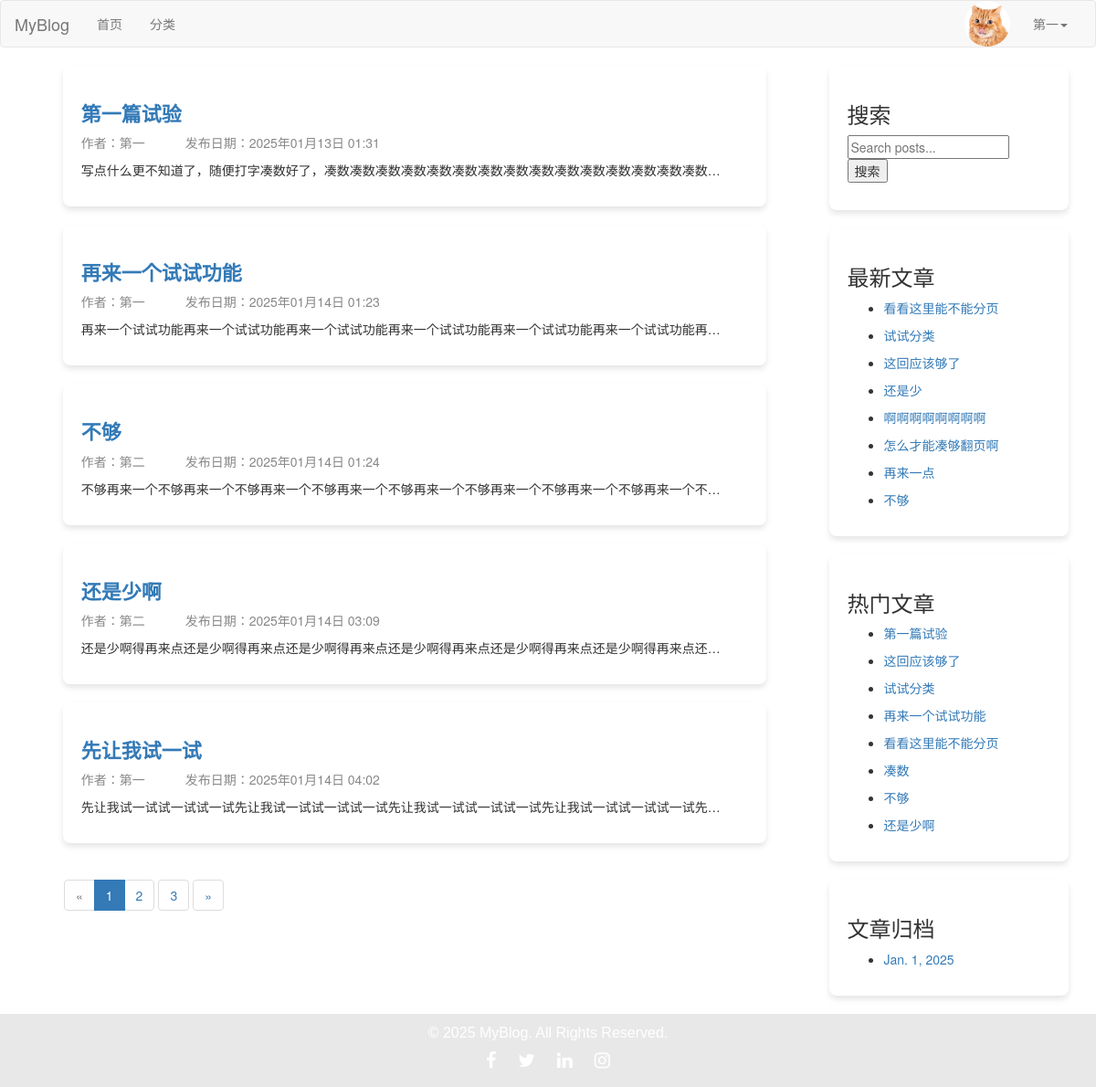
The page / (signed in) on the database as committed earlier.
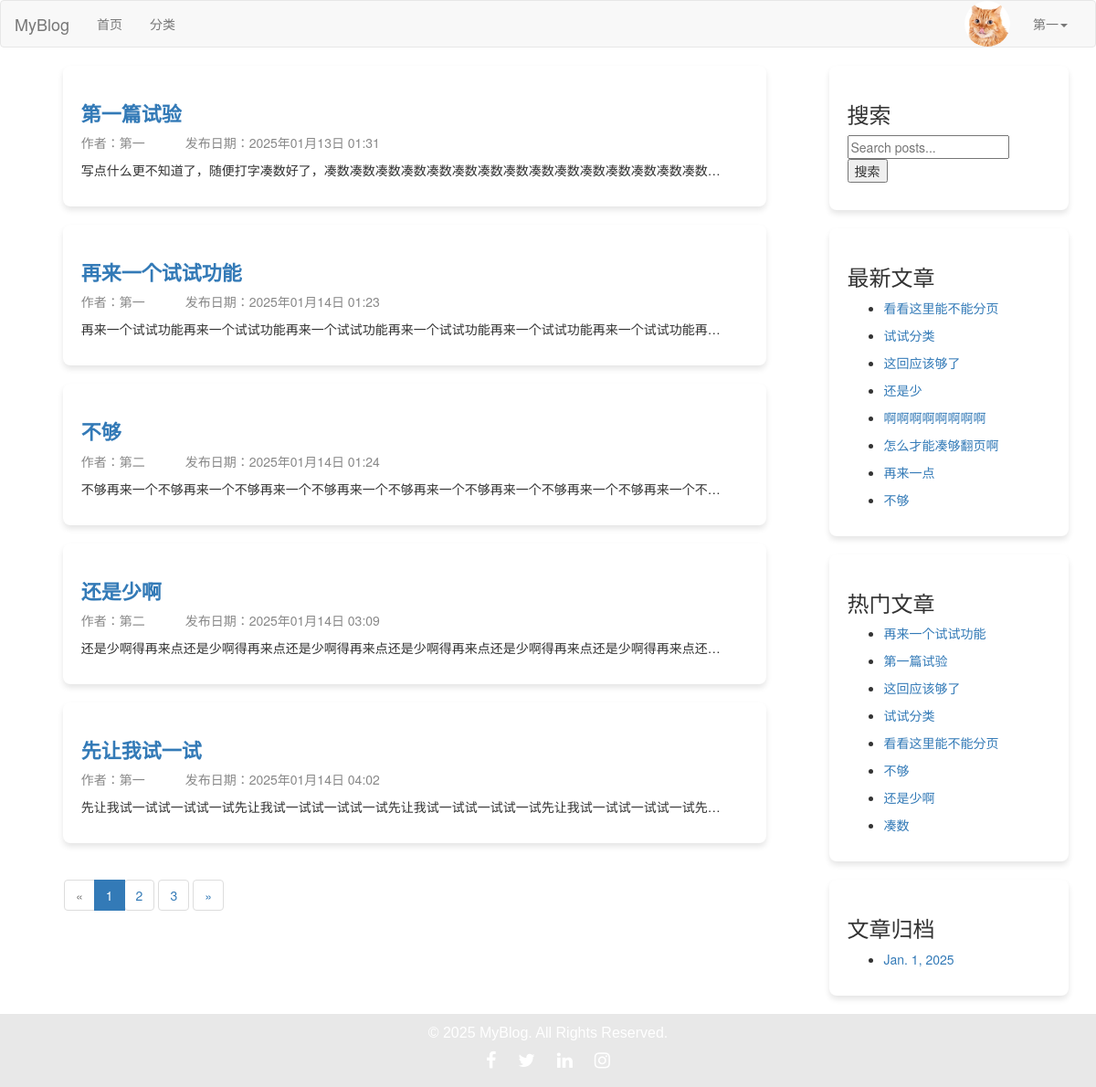
The same page on the database as committed later.
### users/models.py (models this page shows, shortened)
class UserProfile(models.Model):
    USER_GENDER_TYPE = (
        ('male','男'),
        ('female','女'),
    )
    owner = models.OneToOneField(User, on_delete=models.CASCADE, verbose_name='用户')
    nickname=models.CharField(verbose_name='昵称',max_length=23,blank=True,null=True)
    birthday=models.DateTimeField(verbose_name='生日',blank=True,null=True)
    gender=models.CharField(verbose_name='性别', choices=USER_GENDER_TYPE,max_length=6,default='male')
    image=models.ImageField(verbose_name='用户头像',upload_to=user_avatar_upload_to,default='image/default.jpg',max_length=255)
    desc=models.TextField(verbose_name='个人简介',max_length=200,blank=True,default='')
    signature=models.CharField(verbose_name='个性签名',max_length=50,blank=True,default='')

### blog/models.py (models this page shows, shortened)
class Post(models.Model):
    DRAFT = 'draft'
    PUBLISHED = 'published'
    STATUS_CHOICES = [
        (DRAFT, '草稿'),
        (PUBLISHED, '已发布'),
    ]
    title = models.CharField(max_length=61, verbose_name="文章标题")
    desc = models.TextField(max_length=200, blank=True, default="", verbose_name="文章描述")
    category = models.ForeignKey(Category, on_delete=models.CASCADE, verbose_name="分类")
    content = models.TextField(verbose_name="文章详情")
    tags = models.ForeignKey(Tag, on_delete=models.CASCADE, verbose_name="文章标签")
    owner = models.ForeignKey(User, on_delete=models.CASCADE, verbose_name="作者")
    is_hot=models.BooleanField(default=False, verbose_name='是否热门')
    pv=models.IntegerField(default=0,verbose_name='浏览量')
    add_date = models.DateTimeField(auto_now_add=True, verbose_name="添加时间")
    pub_date = models.DateTimeField(auto_now=True, verbose_name="修改时间")
    status = models.CharField(max_length=10, choices=STATUS_CHOICES, default=DRAFT, verbose_name="状态")
    liked_users = models.ManyToManyField(
        User,
        related_name="liked_posts",
        blank=True,
        verbose_name="点赞用户",
    )
    favorited_users = models.ManyToManyField(
        User,
        related_name="favorited_posts",
        blank=True,
        verbose_name="收藏用户",
    )
    class Meta:
        verbose_name = "文章"
        verbose_name_plural = verbose_name

class Sidebar(models.Model):
    STATUS = (
        (1,'隐藏'),
        (2,'展示')
    )
    DISPLAY_TYPE = (
        (1,'搜索'),
        (2,'最新文章'),
        (3,'最热文章'),
        (4,'最近评论'),
        (5,'文章归档'),
        (6,'HTML')
    )
    title = models.CharField(max_length=50,verbose_name='模块名称')
    display_type = models.PositiveIntegerField(default=1,choices=DISPLAY_TYPE,verbose_name="展示类型")
    content = models.CharField(max_length=500,blank=True,default='',verbose_name="内容", help_text='如果设置的不是HTML类型，可为空')
    sort = models.PositiveIntegerField(default=1,verbose_name='排序',help_text='序号越大越靠前')
    status = models.PositiveIntegerField(default=2,choices=STATUS,verbose_name='状态')
    add_date = models.DateTimeField(auto_now_add=True,verbose_name="创建时间")
    class Meta:
        verbose_name="侧边栏"
        verbose_name_plural = verbose_name
        ordering = ['-sort']
    @classmethod
    def get_sidebar(cls):
        return cls.objects.filter(status=2)
    @property
    def get_content(self):
        if self.display_type == 1:
            context = {
            }
            return render_to_string('search.html', context=context)
        elif self.display_type == 2:
            context = {
            }
            return render_to_string('new_post.html', context=context)
        elif self.display_type == 3:
            context = {
            }
            return render_to_string('hot_post.html', context=context)
        elif self.display_type == 4:
            context = {
            }
            return render_to_string('comment.html', context=context)
        elif self.display_type == 5:
            context = {
            }
            return render_to_string('archives.html', context=context)
        elif self.display_type == 6:
            return self.content

### blog/views.py (the view)
# urls.py: path('', views.index, name='index'),
def index(request):
    post_list = Post.objects.filter(status=Post.PUBLISHED)
    paginator = Paginator(post_list, 5)  # 每页 5 篇文章
    page = request.GET.get('page')  # 获取当前页码
    try:
        posts = paginator.page(page)
    except PageNotAnInteger:
        posts = paginator.page(1)  # 如果页码不是整数，返回第一页
    except EmptyPage:
        posts = paginator.page(paginator.num_pages)  # 如果超出页码范围，返回最后一页
    context = {'post_list': posts}
    return render(request, 'index.html', context)

### blog/templatetags/category.py (called while the page is built)
@register.simple_tag
def get_sidebar_list():
    return Sidebar.get_sidebar()

@register.simple_tag
def get_new_post():
    return Post.objects.order_by('-pub_date')[:8]

@register.simple_tag
def get_hot_pv_post():
    return Post.objects.order_by('-pv')[:8]

@register.simple_tag
def get_archives():
    return Post.objects.dates('add_date', 'month', order='DESC')[:8]

### blog/templates/index.html (shortened to what this page needs)
{% extends 'base.html' %}
{% load static %}
{% load category %}
{% block css %}
    <link rel="stylesheet" href="{% static 'css/blog.css' %}">
{% endblock %}
{% block content_left %}
    <section class="section">
        <div class="container blog-container">
            {% for post in post_list %}
                <div class="box blog-box">
                    <h1 class="title small-title"><a href="{% url 'blog:post_detail' post.id %}">{{ post.title }}</a>
                    </h1>
                    <p class="subtitle post-info">
                        <span class="author">作者：{{ post.owner.username }}</span>
                        <span class="date">发布日期：{{ post.add_date|date:"Y年m月d日 H:i" }}</span>
                    </p>
                    <p>{{ post.content|truncatechars:50 }}</p>
                </div>
            {% endfor %}
        </div>
        <nav aria-label="Page navigation">
            <ul class="pagination">
                {% if post_list.has_previous %}
                    <li>
                        <a href="?page={{ post_list.previous_page_number }}" aria-label="Previous">
                            <span aria-hidden="true">«</span>
                        </a>
                    </li>
                {% else %}
                    <li class="disabled">
                        <span aria-hidden="true">«</span>
                    </li>
                {% endif %}
                {% for num in post_list.paginator.page_range %}
                    {% if post_list.number == num %}
                        <li class="active">
                            <span>{{ num }} <span class="sr-only">(current)</span></span>
                        </li>
                    {% else %}
                        <li>
                            <a href="?page={{ num }}">{{ num }}</a>
                        </li>
                    {% endif %}
                {% endfor %}
                {% if post_list.has_next %}
                    <li>
                        <a href="?page={{ post_list.next_page_number }}" aria-label="Next">
                            <span aria-hidden="true">»</span>
                        </a>
                    </li>
                {% else %}
                    <li class="disabled">
                        <span aria-hidden="true">»</span>
                    </li>
                {% endif %}
            </ul>
        </nav>
    </section>
{% endblock %}

### blog/templates/base.html (shortened to what this page needs)
{% load static %}
{% load category %}
<!DOCTYPE html>
<html lang="en">
<head>
    <link rel="stylesheet" href="{% static 'plugin/bootstrap/css/bootstrap.css' %}">
    <link rel="stylesheet" href="{% static 'plugin/font-awesome/css/font-awesome.min.css' %}">
    <link rel="stylesheet" href="{% static 'css/blog.css' %}">
    {% block css %}{% endblock %}
</head>
<body>
<nav class="navbar navbar-default">
    <div class="container-fluid">
        <div class="navbar-header">
            <a class="navbar-brand" href="{% url 'blog:index' %}">MyBlog</a>
        </div>
        <div class="collapse navbar-collapse" id="bs-example-navbar-collapse-1">
            <ul class="nav navbar-nav">
                <li><a href="{% url 'blog:index' %}">首页<span class="sr-only">(current)</span></a></li>
                <li><a href="{% url 'blog:category_list' %}">分类</a></li>
            </ul>
            <ul class="nav navbar-nav navbar-right">
                {% if request.user.is_authenticated %}
                    <li class="user-avatar">
                        <img src="{{ request.user.userprofile.image.url }}" alt="User Avatar" class="avatar-img">
                    </li>
                    <li class="dropdown">
                        <a href="#" class="dropdown-toggle" data-toggle="dropdown" role="button" aria-haspopup="true"
                           aria-expanded="false">
                            {{ request.user.username }}<span class="caret"></span>
                        </a>
                    </li>
                {% else %}
                    <li><a href="{% url 'users:login' %}">登录</a></li>
                    <li><a href="{% url 'users:register' %}" target="_blank">注册</a></li>
                {% endif %}
            </ul>
        </div>
    </div>
</nav>
{% block content %}
    <div class="container content-container">
        <div class="row">
            <div class="col-md-9 content-left">
                {% block content_left %}
                {% endblock %}
            </div>
            <div class="col-md-3 content-right">
                {% block content_right %}
                    {% get_sidebar_list as sidebar_list %}
                    {% for sidebar in sidebar_list %}
                        <div class="blog-box">
                            <h3>{{ sidebar.title }}</h3>
                            <p>{{ sidebar.get_content|safe }}</p>
                        </div>
                    {% endfor %}
                {% endblock %}
            </div>
        </div>
    </div>
{% endblock %}
{% block footer %}
    <footer class="footer">
        <div class="container text-center">
            <p>© 2025 MyBlog. All Rights Reserved.</p>
            <div class="social-icons">
                <a href="#" class="social-icon"><i class="fa fa-facebook"></i></a>
                <a href="#" class="social-icon"><i class="fa fa-twitter"></i></a>
                <a href="#" class="social-icon"><i class="fa fa-linkedin"></i></a>
                <a href="#" class="social-icon"><i class="fa fa-instagram"></i></a>
            </div>
        </div>
    </footer>
{% endblock %}
</body>
</html>

### blog/templates/search.html
<form method="GET" action="{% url 'blog:search' %}" class="search-form">
    <input
            type="text"
            name="keywords"
            placeholder="Search posts..."
            value="{{ request.GET.keywords|default_if_none:'' }}"
            class="search-input"
    >
    <button type="submit" class="search-button">搜索</button>
</form>

### blog/templates/new_post.html
{% load category %}
{% get_new_post as post_list %}
{% for post in post_list %}
    <ul>
    <li><a href="{% url 'blog:post_detail' post.id %}">{{ post.title }}</a> </li>
    </ul>
{% endfor %}

### blog/templates/hot_post.html
{% load category %}
{% get_hot_pv_post as post_list %}
{% for post in post_list %}
    <ul>
    <li><a href="{% url 'blog:post_detail' post.id %}">{{ post.title }}</a> </li>
    </ul>
{% endfor %}

### blog/templates/archives.html
{% load category %}
{% get_archives as archives_list %}
{% for archive in archives_list %}
    <ul>
    <li><a href="{% url 'blog:archives' archive.year archive.month %}">{{ archive }}</a> </li>
    </ul>
{% endfor %}

### static/css/blog.css (style rules this page uses)
.user-avatar { display: inline-block; vertical-align: middle; margin-right: 10px; }
.avatar-img { width: 50px; height: 50px; border-radius: 50%; object-fit: cover; }
.footer { background-color: #E8E8E8; color: #fff; padding: 10px 0; font-family: 'Arial', sans-serif; text-align: center; height: 80px; }
.footer p { font-size: 16px; margin-bottom: 5px; }
.social-icons { margin-top: 5px; }
.social-icon { margin: 0 10px; color: #fff; font-size: 20px; transition: color 0.3s ease; }
.blog-container { max-width: 800px; margin: 0 auto; }
.small-title { font-size: 22px; font-weight: bold; }
.post-info { color: #888; margin-top: 10px; }
.author { margin-right: 40px; }
.date { color: #888; }
.blog-box { padding: 20px; background-color: #fff; margin-bottom: 20px; box-shadow: 0px 4px 6px rgba(0, 0, 0, 0.1); border-radius: 8px; }
.pagination { margin: 20px 0; margin-left: 40px; }
.pagination a { margin: 0 5px; padding: 5px 10px; background-color: #007bff; color: white; border-radius: 4px; text-decoration: none; }

Rows that differ between the two databases and show on the page:
changed Post "再来一个试试功能": moves up the list
shown differently, row unchanged: Post "凑数": moves down the list
